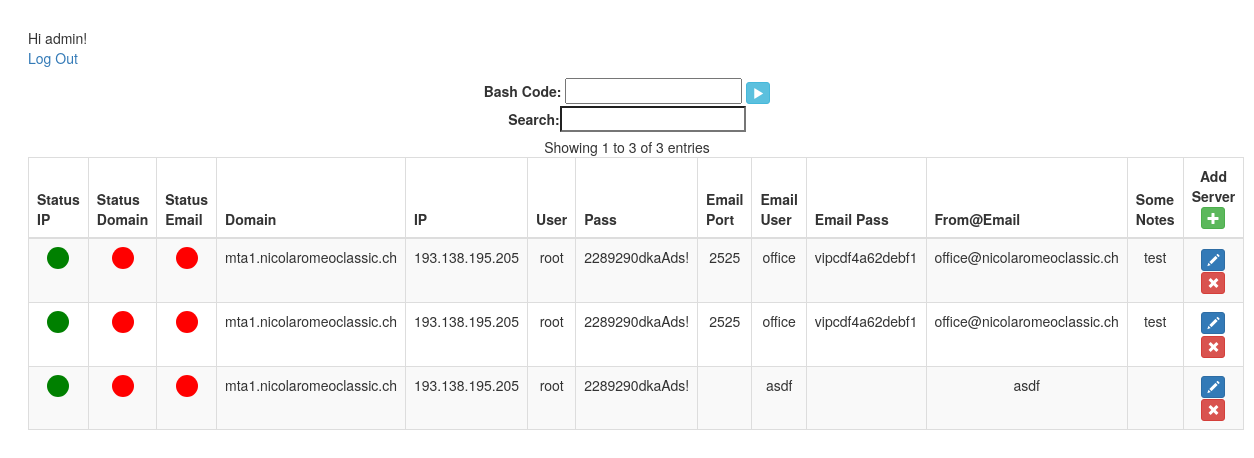
Screenshot of / (signed in) with the database file from the repository.
### myapp/models.py (models this page shows)
class Server(models.Model):
    id = models.BigAutoField(primary_key=True)
    domain = models.CharField(max_length=200)
    ip = models.CharField(max_length=200)
    root_user = models.CharField(max_length=200)
    root_pass = models.CharField(max_length=200)
    email_port = models.CharField(max_length=200)
    email_user = models.CharField(max_length=200)
    email_password = models.CharField(max_length=200)
    fromemail = models.CharField(max_length=200)
    some_notes = models.CharField(max_length=200)
    status_ip = models.BooleanField(default=False)
    status_domain = models.BooleanField(default=False)
    status_email = models.BooleanField(default=False)

### myapp/views.py (the view)
# urls.py: path('', TemplateView.as_view(template_name='dashboard.html'), name='dashboard'),
@login_required(login_url='/login/')
def dashboard(request):
    serverList = Server.objects.all()
    return render(request, 'dashboard.html', {'server_list':serverList})

### myapp/templates/dashboard.html (shortened to what this page needs)
<!DOCTYPE html>
<html>
{% load static %}
<head>
    <link rel='stylesheet' href='https://maxcdn.bootstrapcdn.com/bootstrap/3.3.6/css/bootstrap.min.css'>
    <link rel='stylesheet' href='https://cdn.datatables.net/1.10.12/css/dataTables.bootstrap.min.css'>
    <link rel='stylesheet' href='https://cdn.datatables.net/buttons/1.2.2/css/buttons.bootstrap.min.css'>
</head>
<body>
    {% block content %}
    {% if user.is_authenticated %}
      Hi {{ user.username }}!
      <p><a href="{% url 'logout' %}">Log Out</a></p>
    {% else %}
      <p>You are not logged in</p>
      <a href="{% url 'login' %}">Log In</a>
    {% endif %}
    {% endblock %}
    <div class="text-center">
        <label>Bash Code:</label>
        <input type="text" id="bash_code">
        <button type="button" class="btn btn-info btn-xs run_bashcode">
            <span class="glyphicon glyphicon-play" aria-hidden="true"></span>
        </button>
        <table id="example" class="table table-striped table-bordered" cellspacing="0" width="100%">
            <thead>
                <tr>
                    <th>Status IP</th>
                    <th>Status Domain</th>
                    <th>Status Email</th>
                    <th>Domain</th>
                    <th>IP</th>
                    <th>User</th>
                    <th>Pass</th>
                    <th>Email Port</th>
                    <th>Email User</th>
                    <th>Email Pass</th>
                    <th>From@Email</th>
                    <th>Some Notes</th>
                    <th style="text-align:center;width:100px;">Add Server <button type="button" data-func="dt-add"
                            class="btn btn-success btn-xs dt-add">
                            <span class="glyphicon glyphicon-plus" aria-hidden="true"></span>
                        </button></th>
                </tr>
            </thead>
            <tbody id="serverTbody">
                {% for server in server_list %}
                <tr>
                    {% if server.status_ip %}
                        <td><span style="background-color: green; width: 22px; height: 22px; border-radius: 50%;display: inline-block;"></span></td>
                    {% else %}
                        <td><span style="background-color: red; width: 22px; height: 22px; border-radius: 50%;display: inline-block;"></span></td>
                    {% endif %}
                    {% if server.status_domain %}
                        <td><span style="background-color: green; width: 22px; height: 22px; border-radius: 50%;display: inline-block;"></span></td>
                    {% else %}
                        <td><span style="background-color: red; width: 22px; height: 22px; border-radius: 50%;display: inline-block;"></span></td>
                    {% endif %}
                    {% if server.status_email %}
                        <td><span style="background-color: green; width: 22px; height: 22px; border-radius: 50%;display: inline-block;"></span></td>
                    {% else %}
                        <td><span style="background-color: red; width: 22px; height: 22px; border-radius: 50%;display: inline-block;"></span></td>
                    {% endif %}
                    <td data-id="{{ server.id }}">{{ server.domain }}</td>
                    <td>{{ server.ip }}</td>
                    <td>{{ server.root_user }}</td>
                    <td>{{ server.root_pass }}</td>
                    <td>{{ server.email_port }}</td>
                    <td>{{ server.email_user }}</td>
                    <td>{{ server.email_password }}</td>
                    <td>{{ server.fromemail }}</td>
                    <td>{{ server.some_notes }}</td>
                    <td>
                        <button type="button" class="btn btn-primary btn-xs dt-edit">
                            <span class="glyphicon glyphicon-pencil" aria-hidden="true"></span>
                        </button>
                        <button type="button" class="btn btn-danger btn-xs dt-delete">
                            <span class="glyphicon glyphicon-remove" aria-hidden="true"></span>
                        </button>
                    </td>
                </tr>
                {% endfor %}
            </tbody>
        </table>
    </div>
</body>
</html>

### myapp/templates/dashboard.html (style rules this page uses)
body { margin: 2em; }
td:last-child { text-align: center; }

### rows the page displays
Server: status_ip True (drawn), status_domain False (drawn), status_email False (drawn), domain "mta1.nicolaromeoclassic.ch", ip "193.138.195.205", root_user "root", root_pass "2289290dkaAds!", email_port "2525", email_user "office", email_password "vipcdf4a62debf1", fromemail "office@nicolaromeoclassic.ch", some_notes "test"
Server: status_ip True (drawn), status_domain False (drawn), status_email False (drawn), domain "mta1.nicolaromeoclassic.ch", ip "193.138.195.205", root_user "root", root_pass "2289290dkaAds!", email_port "2525", email_user "office", email_password "vipcdf4a62debf1", fromemail "office@nicolaromeoclassic.ch", some_notes "test"
Server: status_ip True (drawn), status_domain False (drawn), status_email False (drawn), domain "mta1.nicolaromeoclassic.ch", ip "193.138.195.205", root_user "root", root_pass "2289290dkaAds!", email_user "asdf", fromemail "asdf"

### other values shown
{{ user.username }} "admin"
